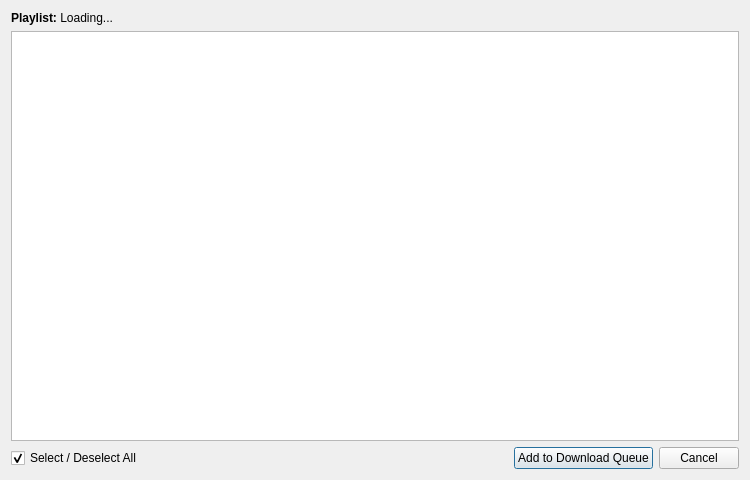
<?xml version="1.0" encoding="UTF-8"?>
<ui version="4.0">
 <class>PlaylistDialog</class>
 <widget class="QDialog" name="PlaylistDialog">
  <property name="geometry">
   <rect>
    <x>0</x>
    <y>0</y>
    <width>750</width>
    <height>480</height>
   </rect>
  </property>
  <property name="windowTitle">
   <string>Select Videos from Playlist</string>
  </property>
  <layout class="QVBoxLayout" name="verticalLayout">
   <item>
    <widget class="QLabel" name="lblInfo">
     <property name="text">
      <string>&lt;b&gt;Playlist:&lt;/b&gt; Loading...</string>
     </property>
    </widget>
   </item>
   <item>
    <widget class="QTableWidget" name="tableWidget">
     <property name="editTriggers">
      <set>QAbstractItemView::NoEditTriggers</set>
     </property>
     <property name="selectionBehavior">
      <enum>QAbstractItemView::SelectRows</enum>
     </property>
     attribute __qt_use_item_delegates:
     <attribute name="horizontalHeaderStretchLastSection">
      <bool>false</bool>
     </attribute>
    </widget>
   </item>
   <item>
    <layout class="QHBoxLayout" name="horizontalLayout">
     <item>
      <widget class="QCheckBox" name="chkSelectAll">
       <property name="text">
        <string>Select / Deselect All</string>
       </property>
       <property name="checked">
        <bool>true</bool>
       </property>
      </widget>
     </item>
     <item>
      <spacer name="horizontalSpacer">
       <property name="orientation">
        <enum>Qt::Horizontal</enum>
       </property>
       <property name="sizeHint" stdset="0">
        <size>
         <width>40</width>
         <height>20</height>
        </size>
       </property>
      </spacer>
     </item>
     <item>
      <widget class="QPushButton" name="btnAddQueue">
       <property name="text">
        <string>Add to Download Queue</string>
       </property>
      </widget>
     </item>
     <item>
      <widget class="QPushButton" name="btnCancel">
       <property name="text">
        <string>Cancel</string>
       </property>
      </widget>
     </item>
    </layout>
   </item>
  </layout>
 </widget>
 <resources/>
 <connections/>
</ui>
